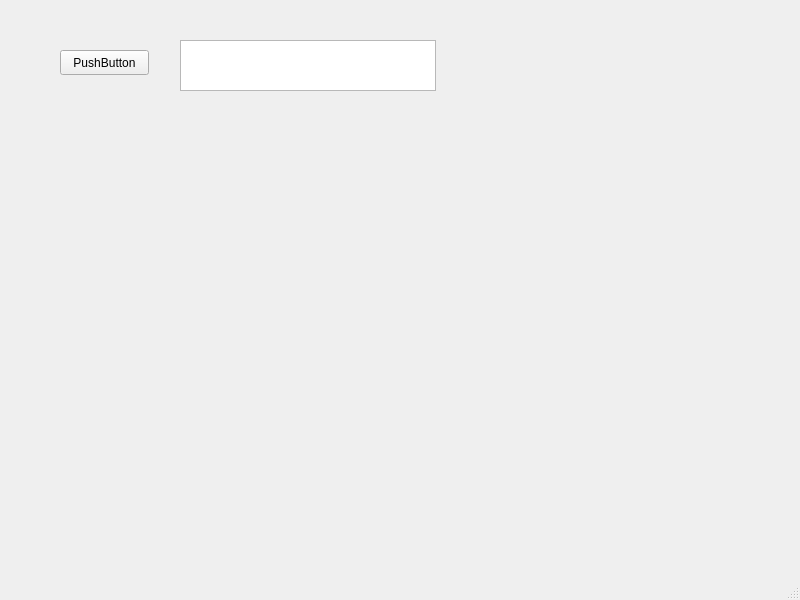
<?xml version="1.0" encoding="UTF-8"?>
<ui version="4.0">
 <class>MainWindow</class>
 <widget class="QMainWindow" name="MainWindow">
  <property name="geometry">
   <rect>
    <x>0</x>
    <y>0</y>
    <width>800</width>
    <height>600</height>
   </rect>
  </property>
  <property name="windowTitle">
   <string>MainWindow</string>
  </property>
  <widget class="QWidget" name="centralwidget">
   <widget class="QPushButton" name="pushButton">
    <property name="geometry">
     <rect>
      <x>60</x>
      <y>50</y>
      <width>89</width>
      <height>25</height>
     </rect>
    </property>
    <property name="text">
     <string>PushButton</string>
    </property>
   </widget>
   <widget class="QTextBrowser" name="textBrowser">
    <property name="geometry">
     <rect>
      <x>180</x>
      <y>40</y>
      <width>256</width>
      <height>51</height>
     </rect>
    </property>
   </widget>
  </widget>
  <widget class="QMenuBar" name="menubar">
   <property name="geometry">
    <rect>
     <x>0</x>
     <y>0</y>
     <width>800</width>
     <height>22</height>
    </rect>
   </property>
  </widget>
  <widget class="QStatusBar" name="statusbar"/>
 </widget>
 <resources/>
 <connections/>
</ui>
